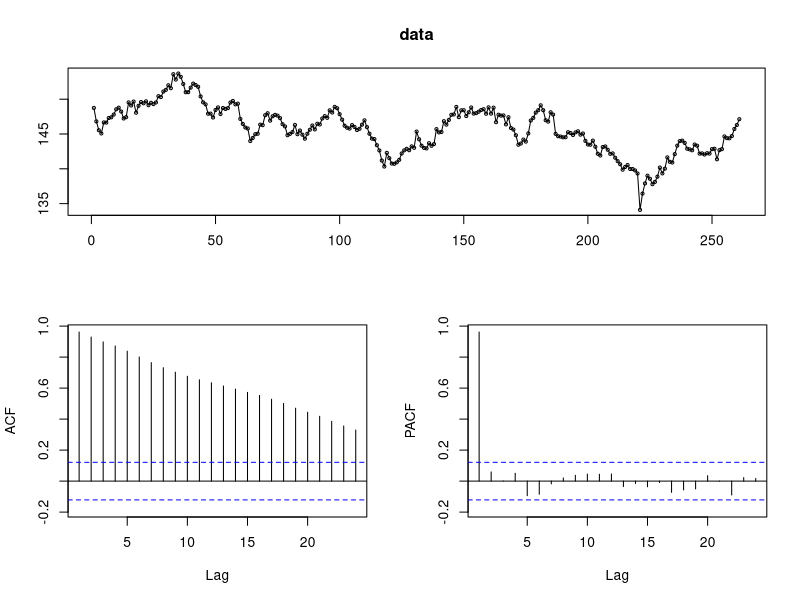
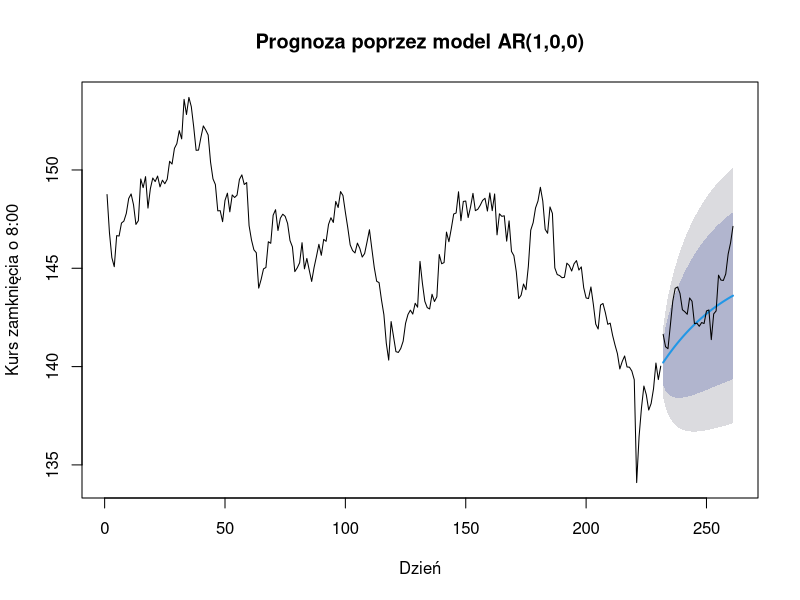
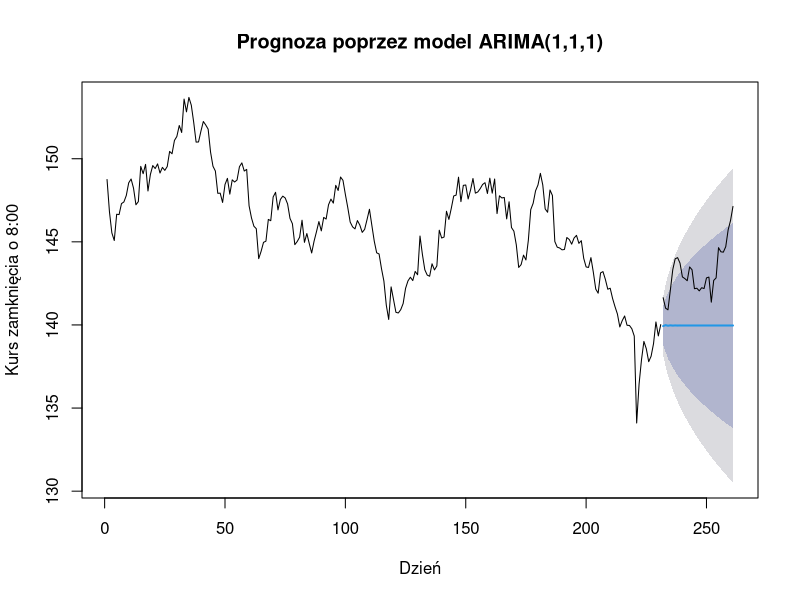

Write the R code that produced these figures, in order.
## ---- chunk 1
library(forecast)
library(dplyr)
data_all <- read.csv2("ssobor-data.csv")
data_g <- data_all[data_all$godzina == 80000, ]
new_data <- as.Date(as.character(data_g$data), format = "%Y%m%d")
data_g$data = new_data
data <- ts(data_g$zamkniecie, frequency = 1)
## ---- chunk 2
tsdisplay(data)
## ---- chunk 3
ar <- Arima(data, order = c(1, 0, 0))
summary(ar)
## ---- chunk 4
ma <- auto.arima(data, d = 0, max.p = 0)
summary(ma)
## ---- chunk 5
arima <- auto.arima(data)
summary(arima)
## ---- chunk 6
n <- length(data_g$zamkniecie)
h <- 30
data_u <- ts(data_g$zamkniecie[1:(n - h)], frequency = 1)
r_values <- data_g$zamkniecie[(n - h + 1):n]
data_test <- ts(r_values, frequency = 1)
## ---- chunk 7
ar_u <- Arima(data_u, order = c(1, 0, 0))
data_u_fc1 <- forecast(ar_u, h = h)

arima_u <- Arima(data_u, order = c(1, 1, 1))
data_u_fc2 <- forecast(arima_u, h = h)

## ---- chunk 8
plot(data_u_fc1, main = "Prognoza poprzez model AR(1,0,0)", xlab = "Dzień", ylab = "Kurs zamknięcia o 8:00")
lines(x = (n - h + 1):n, y = r_values)
## ---- chunk 9
plot(data_u_fc2, main = "Prognoza poprzez model ARIMA(1,1,1)", xlab = "Dzień", ylab = "Kurs zamknięcia o 8:00")
lines(x = (n - h + 1):n, y = r_values)
## ---- chunk 10
bl_ar <- sum((data_u_fc1[["mean"]] - r_values) ^ 2)
bl_arima <- sum((data_u_fc2[["mean"]] - r_values) ^ 2)
bledy <- c("Błąd dla AR" = bl_ar, "Błąd dla ARIMA" = bl_arima)
bledy
